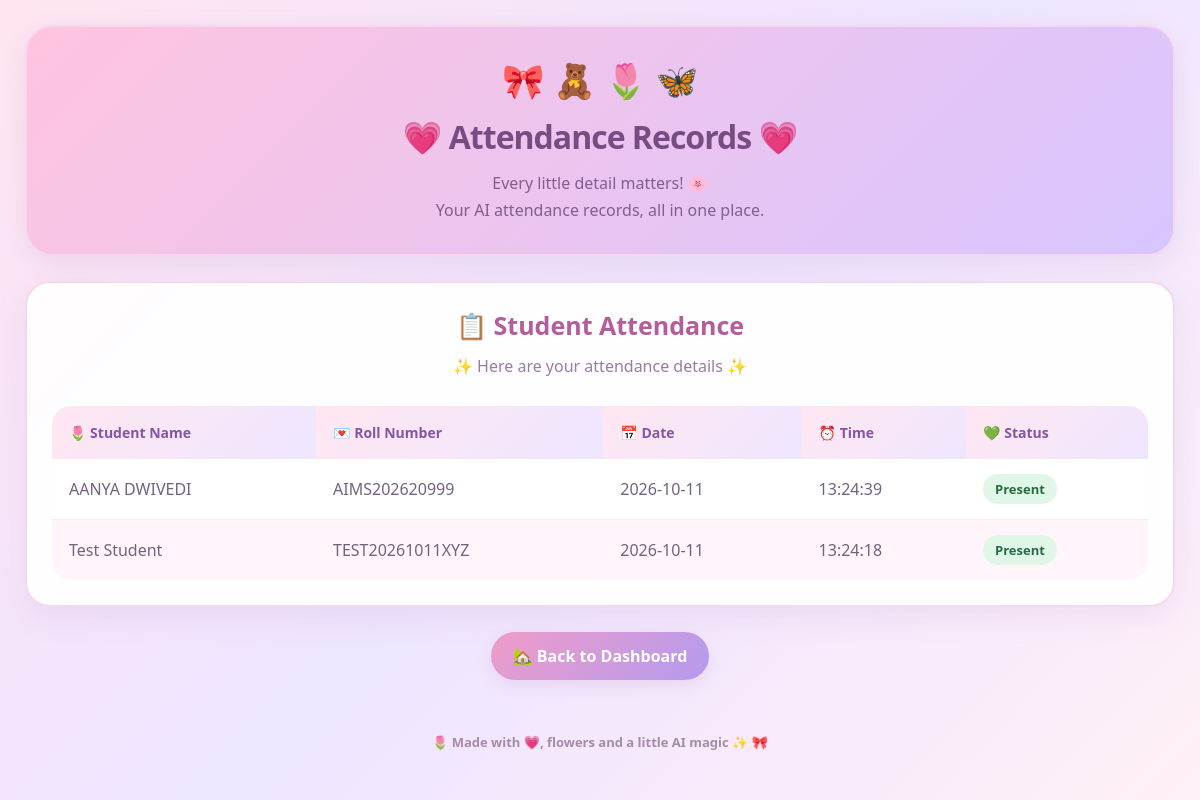
The app's page /attendance with its own data.
### tables this page shows
CREATE TABLE attendance (
            id INTEGER PRIMARY KEY AUTOINCREMENT,
            student_id INTEGER NOT NULL,
            date TEXT NOT NULL,
            time TEXT NOT NULL,
            status TEXT NOT NULL,
            UNIQUE(student_id, date)
        );

CREATE TABLE students (
            id INTEGER PRIMARY KEY AUTOINCREMENT,
            name TEXT NOT NULL,
            roll_no TEXT UNIQUE NOT NULL
        );

### app.py (the view)
@app.route("/attendance")
def attendance():
    records = get_attendance()
    return render_template(
        "attendance.html",
        records=records
    )

### database.py (called while the page is built)
def connect_database():
    connection = sqlite3.connect(
        DATABASE,
        timeout=30
    )
    connection.row_factory = sqlite3.Row
    return connection

def get_attendance():
    with connect_database() as connection:
        return connection.execute(
            """
            SELECT
                students.name,
                students.roll_no,
                attendance.date,
                attendance.time,
                attendance.status
            FROM attendance
            JOIN students
                ON attendance.student_id = students.id
            ORDER BY
                attendance.date DESC,
                attendance.time DESC
            """
        ).fetchall()

### templates/attendance.html (shortened to what this page needs)
<!DOCTYPE html>
<html lang="en">
<head>
    <link rel="stylesheet"
          href="{{ url_for('static', filename='style.css') }}">
</head>
<body>
    <main class="page-container">
        <header class="page-header">
            <div class="decoration" aria-hidden="true">
                🎀 🧸 🌷 🦋
            </div>
            <h1>💗 Attendance Records 💗</h1>
            <p>
                Every little detail matters! 🌸<br>
                Your AI attendance records, all in one place.
            </p>
        </header>
        <section class="records-card">
            <h2 class="records-title">
                📋 Student Attendance
            </h2>
            <p class="records-subtitle">
                ✨ Here are your attendance details ✨
            </p>
            {% if records %}
            <div class="table-wrapper">
                <table>
                    <thead>
                        <tr>
                            <th>🌷 Student Name</th>
                            <th>💌 Roll Number</th>
                            <th>📅 Date</th>
                            <th>⏰ Time</th>
                            <th>💚 Status</th>
                        </tr>
                    </thead>
                    <tbody>
                        {% for record in records %}
                        <tr>
                            <td>{{ record['name'] }}</td>
                            <td>{{ record['roll_no'] }}</td>
                            <td>{{ record['date'] }}</td>
                            <td>{{ record['time'] }}</td>
                            <td>
                                <span class="status">
                                    {{ record['status'] }}
                                </span>
                            </td>
                        </tr>
                        {% endfor %}
                    </tbody>
                </table>
            </div>
            {% endif %}
        </section>
        <a class="back-link" href="{{ url_for('home') }}">
            🏡 Back to Dashboard
        </a>
        <footer class="footer">
            Made with 💗, flowers and a little AI magic ✨
        </footer>
    </main>
</body>
</html>

### static/style.css (style rules this page uses)
:root { --pink: #ff8fb1; --light-pink: #ffe4ef; --purple: #a78bfa; --light-purple: #f0eaff; --blue: #7dd3fc; --light-blue: #e0f5ff; --green: #86efac; --light-green: #dcfce7; --yellow: #fde68a; --dark: #554568; --white: #ffffff; }
* { margin: 0; padding: 0; box-sizing: border-box; }
body { font-family: 'Nunito', sans-serif; color: var(--dark); min-height: 100vh; padding: 25px; background: radial-gradient(circle at 10% 10%, #ffe0ed 0, transparent 25%), radial-gradient(circle at 90% 15%, #e2d8ff 0, transparent 25%), radial-gradient(circle at 80% 90%, #d9f4ff 0, transparent 25%), linear-gradient(135deg, #fff8fc, #f7f4ff, #f0fbff); background-attachment: fixed; }
h1 { font-size: clamp(28px, 4vw, 42px); font-weight: 900; color: #8b5cf6; margin-bottom: 12px; letter-spacing: -1px; }
h2 { color: #9d5c96; font-size: 25px; font-weight: 900; margin-bottom: 18px; }
p { color: #82738f; line-height: 1.8; }
.table-wrapper { width: 100%; overflow-x: auto; border-radius: 20px; }
table { width: 100%; border-collapse: separate; border-spacing: 0; overflow: hidden; background: white; border-radius: 20px; }
thead th { padding: 17px; text-align: left; color: #8554a8; background: linear-gradient(135deg, #ffe7f1, #eee6ff); font-size: 14px; font-weight: 900; }
tbody td { padding: 15px 17px; color: #72627f; border-bottom: 1px solid #f3eafa; }
tbody tr { transition: background 0.2s ease; }
tbody tr:nth-child(even) { background: #fdfaff; }
tbody tr:last-child td { border-bottom: none; }
.footer { text-align: center; padding: 28px 10px; color: #a08caf; font-size: 14px; font-weight: 700; }
.footer::before { content: "🌷 "; }
.footer::after { content: " 🎀"; }

### templates/attendance.html (style rules this page uses)
* { box-sizing: border-box; }
body { margin: 0; min-height: 100vh; padding: 25px 15px; font-family: "Segoe UI", Arial, sans-serif; color: #684b70; background: linear-gradient( 135deg, #ffe5f1, #eee5ff, #fff0f7 ); }
.page-container { width: 100%; max-width: 1150px; margin: 0 auto; }
.page-header { text-align: center; padding: 30px 20px; margin-bottom: 25px; background: linear-gradient(135deg, #ffc4df, #d8c5ff); border: 2px solid #f5d7f0; border-radius: 28px; box-shadow: 0 8px 25px rgba(174, 125, 184, 0.15); }
.page-header h1 { margin: 0 0 12px; color: #784b83; font-size: 32px; }
.page-header p { margin: 0; color: #805f8b; line-height: 1.7; }
.decoration { font-size: 34px; margin-bottom: 12px; }
.records-card { padding: 25px; background: rgba(255, 255, 255, 0.94); border: 2px solid #f3d9ee; border-radius: 25px; box-shadow: 0 10px 30px rgba(174, 125, 184, 0.13); }
.records-title { text-align: center; color: #b45d9c; margin: 0 0 10px; font-size: 25px; }
.records-subtitle { text-align: center; color: #9a7ca2; margin: 0 0 25px; }
.table-wrapper { width: 100%; overflow-x: auto; border-radius: 15px; }
table { width: 100%; min-width: 650px; border-collapse: collapse; background: white; }
thead { background: linear-gradient(135deg, #e8d8ff, #ffdcec); }
th { padding: 16px 13px; color: #704d80; text-align: left; white-space: nowrap; }
td { padding: 15px 13px; border-bottom: 1px solid #f0e1f1; overflow-wrap: anywhere; }
tbody tr:nth-child(even) { background: #fff5fb; }
.status { display: inline-block; padding: 6px 12px; border-radius: 20px; background: #e0f7e8; color: #286b43; font-weight: 600; font-size: 13px; }
.back-link { display: block; width: fit-content; margin: 25px auto 0; padding: 13px 22px; color: white; text-decoration: none; text-align: center; font-weight: bold; background: linear-gradient(135deg, #ef9cc9, #b49aee); border-radius: 25px; box-shadow: 0 5px 15px rgba(190, 120, 180, 0.18); transition: transform 0.2s; }
.footer { text-align: center; color: #a58baa; font-size: 13px; margin-top: 25px; }

### records on screen
attendance: name "AANYA DWIVEDI", roll_no "AIMS202620999", date "2026-10-11", time "13:24:39", status "Present"
attendance: name "Test Student", roll_no "TEST20261011XYZ", date "2026-10-11", time "13:24:18", status "Present"
